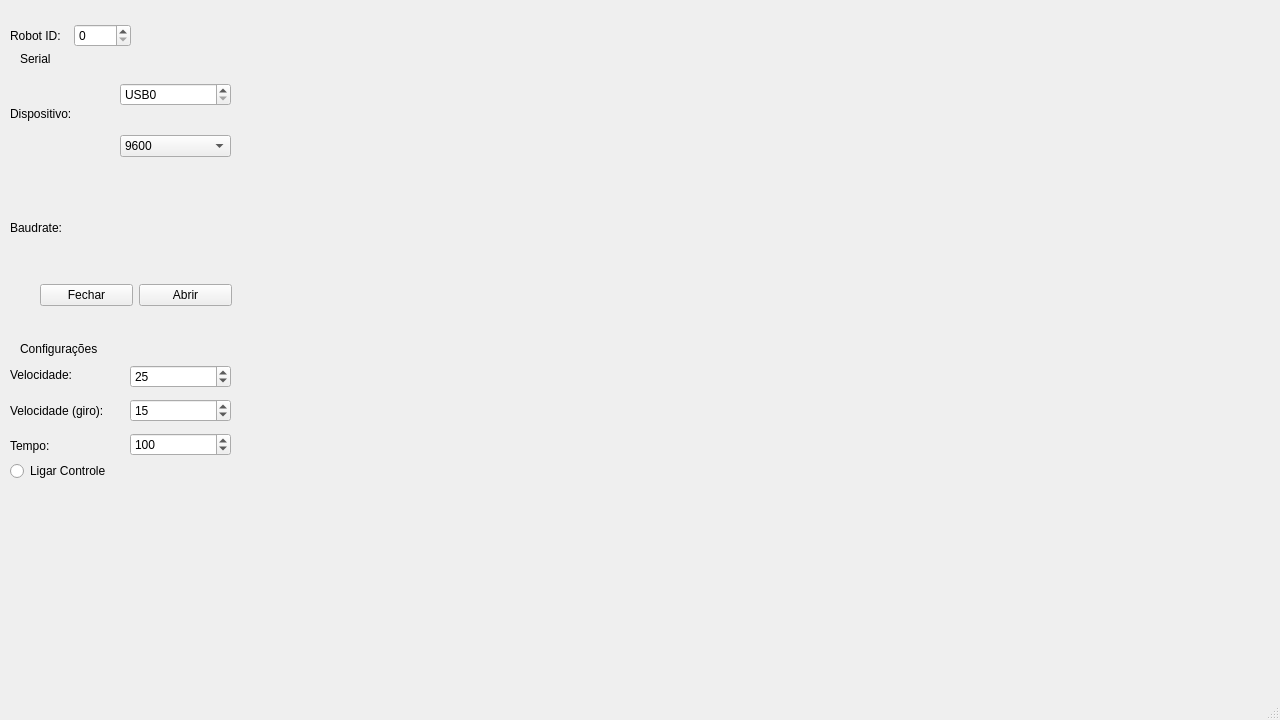
<?xml version="1.0" encoding="UTF-8"?>
<ui version="4.0">
 <class>ManualWindow</class>
 <widget class="QMainWindow" name="ManualWindow">
  <property name="geometry">
   <rect>
    <x>0</x>
    <y>0</y>
    <width>1280</width>
    <height>720</height>
   </rect>
  </property>
  <property name="windowTitle">
   <string>MainWindow</string>
  </property>
  <widget class="QWidget" name="centralwidget">
   <widget class="QWidget" name="verticalLayoutWidget_3">
    <property name="geometry">
     <rect>
      <x>10</x>
      <y>360</y>
      <width>121</width>
      <height>101</height>
     </rect>
    </property>
    <layout class="QVBoxLayout" name="lablay2">
     <item>
      <widget class="QLabel" name="label_9">
       <property name="text">
        <string>Velocidade:</string>
       </property>
      </widget>
     </item>
     <item>
      <widget class="QLabel" name="label_11">
       <property name="text">
        <string>Velocidade (giro):</string>
       </property>
      </widget>
     </item>
     <item>
      <widget class="QLabel" name="label_10">
       <property name="text">
        <string>Tempo:</string>
       </property>
      </widget>
     </item>
    </layout>
   </widget>
   <widget class="QWidget" name="verticalLayoutWidget">
    <property name="geometry">
     <rect>
      <x>120</x>
      <y>60</y>
      <width>111</width>
      <height>121</height>
     </rect>
    </property>
    <layout class="QVBoxLayout" name="boxlay1">
     <item>
      <widget class="QSpinBox" name="port_box">
       <property name="prefix">
        <string>USB</string>
       </property>
       <property name="maximum">
        <number>16</number>
       </property>
      </widget>
     </item>
     <item>
      <widget class="QComboBox" name="baud_box">
       <property name="enabled">
        <bool>true</bool>
       </property>
       <property name="currentText">
        <string>9600</string>
       </property>
       <item>
        <property name="text">
         <string>9600</string>
        </property>
       </item>
       <item>
        <property name="text">
         <string>19200</string>
        </property>
       </item>
       <item>
        <property name="text">
         <string>38400</string>
        </property>
       </item>
       <item>
        <property name="text">
         <string>57600</string>
        </property>
       </item>
       <item>
        <property name="text">
         <string>115200</string>
        </property>
       </item>
       <item>
        <property name="text">
         <string>230400</string>
        </property>
       </item>
       <item>
        <property name="text">
         <string>460800</string>
        </property>
       </item>
       <item>
        <property name="text">
         <string>921600</string>
        </property>
       </item>
      </widget>
     </item>
    </layout>
   </widget>
   <widget class="QWidget" name="horizontalLayoutWidget_2">
    <property name="geometry">
     <rect>
      <x>10</x>
      <y>20</y>
      <width>121</width>
      <height>31</height>
     </rect>
    </property>
    <layout class="QHBoxLayout" name="idlay">
     <item>
      <widget class="QLabel" name="label">
       <property name="text">
        <string>Robot ID:</string>
       </property>
      </widget>
     </item>
     <item>
      <widget class="QSpinBox" name="id_box">
       <property name="maximum">
        <number>6</number>
       </property>
      </widget>
     </item>
    </layout>
   </widget>
   <widget class="QLabel" name="label_2">
    <property name="geometry">
     <rect>
      <x>20</x>
      <y>50</y>
      <width>67</width>
      <height>17</height>
     </rect>
    </property>
    <property name="text">
     <string>Serial</string>
    </property>
   </widget>
   <widget class="QWidget" name="verticalLayoutWidget_4">
    <property name="geometry">
     <rect>
      <x>130</x>
      <y>360</y>
      <width>101</width>
      <height>101</height>
     </rect>
    </property>
    <layout class="QVBoxLayout" name="boxlay2">
     <item>
      <widget class="QSpinBox" name="velBox">
       <property name="maximum">
        <number>100</number>
       </property>
       <property name="value">
        <number>25</number>
       </property>
      </widget>
     </item>
     <item>
      <widget class="QSpinBox" name="giroBox">
       <property name="maximum">
        <number>100</number>
       </property>
       <property name="value">
        <number>15</number>
       </property>
      </widget>
     </item>
     <item>
      <widget class="QSpinBox" name="tempoBox">
       <property name="maximum">
        <number>10000</number>
       </property>
       <property name="value">
        <number>100</number>
       </property>
      </widget>
     </item>
    </layout>
   </widget>
   <widget class="QWidget" name="horizontalLayoutWidget">
    <property name="geometry">
     <rect>
      <x>40</x>
      <y>280</y>
      <width>192</width>
      <height>31</height>
     </rect>
    </property>
    <layout class="QHBoxLayout" name="horizontalLayout">
     <item>
      <widget class="QPushButton" name="fecharButton">
       <property name="text">
        <string>Fechar</string>
       </property>
      </widget>
     </item>
     <item>
      <widget class="QPushButton" name="abrirButton">
       <property name="text">
        <string>Abrir</string>
       </property>
      </widget>
     </item>
    </layout>
   </widget>
   <widget class="QLabel" name="label_8">
    <property name="geometry">
     <rect>
      <x>20</x>
      <y>340</y>
      <width>101</width>
      <height>17</height>
     </rect>
    </property>
    <property name="text">
     <string>Configurações</string>
    </property>
   </widget>
   <widget class="QRadioButton" name="controleButton">
    <property name="geometry">
     <rect>
      <x>10</x>
      <y>460</y>
      <width>131</width>
      <height>22</height>
     </rect>
    </property>
    <property name="text">
     <string>Ligar Controle</string>
    </property>
    <property name="checked">
     <bool>false</bool>
    </property>
   </widget>
   <widget class="QWidget" name="verticalLayoutWidget_2">
    <property name="geometry">
     <rect>
      <x>10</x>
      <y>60</y>
      <width>111</width>
      <height>221</height>
     </rect>
    </property>
    <layout class="QVBoxLayout" name="lablay1">
     <item>
      <widget class="QLabel" name="label_3">
       <property name="text">
        <string>Dispositivo:</string>
       </property>
      </widget>
     </item>
     <item>
      <widget class="QLabel" name="label_4">
       <property name="text">
        <string>Baudrate:</string>
       </property>
      </widget>
     </item>
    </layout>
   </widget>
  </widget>
  <widget class="QMenuBar" name="menubar">
   <property name="geometry">
    <rect>
     <x>0</x>
     <y>0</y>
     <width>1280</width>
     <height>22</height>
    </rect>
   </property>
  </widget>
  <widget class="QStatusBar" name="statusbar"/>
 </widget>
 <resources/>
 <connections/>
</ui>
